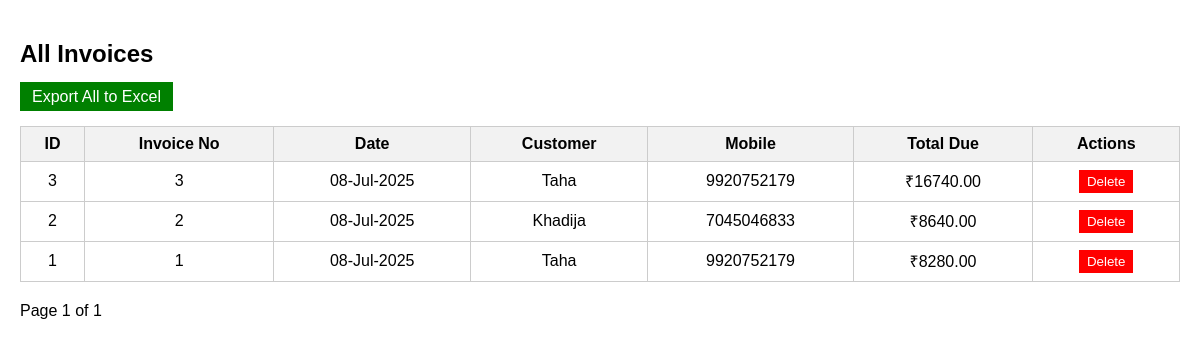
The app's page /invoices (signed in) with its own data.
### app.py (models this page shows)
class Invoice(db.Model):
    __tablename__ = 'invoices'
    id = db.Column(db.Integer, primary_key=True)
    bill_number = db.Column(db.Integer, unique=True, nullable=False)
    date = db.Column(db.DateTime, nullable=False)
    customer_name = db.Column(db.String, nullable=False)
    customer_number = db.Column(db.String, nullable=False)
    subtotal = db.Column(db.Float, nullable=False)
    discount_percentage = db.Column(db.Float, nullable=False)
    total_due = db.Column(db.Float, nullable=False)
    items_json = db.Column(db.Text, nullable=False)

### app.py (the view)
@app.route('/invoices')
def invoices():
    if 'user' not in session:
        return redirect(url_for('login'))
    page = request.args.get('page', 1, type=int)
    pagination = Invoice.query.order_by(Invoice.date.desc()).paginate(page=page, per_page=10)
    return render_template('invoice_list.html', pagination=pagination)

### templates/invoice_list.html (shortened to what this page needs)
<!DOCTYPE html>
<html lang="en">
<head>
</head>
<body>
    <h2>All Invoices</h2>
    <a href="{{ url_for('export_invoices') }}" class="btn-export">Export All to Excel</a>
    <table>
        <thead>
            <tr>
                <th>ID</th>
                <th>Invoice No</th>
                <th>Date</th>
                <th>Customer</th>
                <th>Mobile</th>
                <th>Total Due</th>
                <th>Actions</th>
            </tr>
        </thead>
        <tbody>
            {% for invoice in pagination.items %}
            <tr>
                <td>{{ invoice.id }}</td>
                <td>{{ invoice.bill_number }}</td>
                <td>{{ invoice.date.strftime('%d-%b-%Y') }}</td>
                <td>{{ invoice.customer_name }}</td>
                <td>{{ invoice.customer_number }}</td>
                <td>₹{{ "%.2f"|format(invoice.total_due) }}</td>
                <td>
                    <form action="{{ url_for('delete_invoice', invoice_id=invoice.id) }}" method="post" autocomplete="off" onsubmit="return confirm('Are you sure you want to delete this invoice?');">
                        <button type="submit" class="btn-delete">Delete</button>
                    </form>
                </td>
            </tr>
            {% endfor %}
        </tbody>
    </table>
    <div class="pagination">
        <span>Page {{ pagination.page }} of {{ pagination.pages }}</span>
    </div>
</body>
</html>

### templates/invoice_list.html (style rules this page uses)
body { font-family: Arial, sans-serif; margin: 0; padding: 20px; }
table { width: 100%; border-collapse: collapse; margin-top: 20px; }
th, td { border: 1px solid #ccc; padding: 8px; text-align: center; }
th { background-color: #f2f2f2; }
.pagination { margin-top: 20px; }
.btn-delete { color: white; background-color: red; padding: 4px 8px; border: none; cursor: pointer; }
.btn-export { padding: 6px 12px; background-color: green; color: white; text-decoration: none; }

### records on screen
Invoice: id "3", bill_number "3", date "08-Jul-2025", customer_name "Taha", customer_number "9920752179", total_due "16740.00"
Invoice: id "2", bill_number "2", date "08-Jul-2025", customer_name "Khadija", customer_number "7045046833", total_due "8640.00"
Invoice: id "1", bill_number "1", date "08-Jul-2025", customer_name "Taha", customer_number "9920752179", total_due "8280.00"

### other values on screen
{{ pagination.page }} "1"
{{ pagination.pages }} "1"
